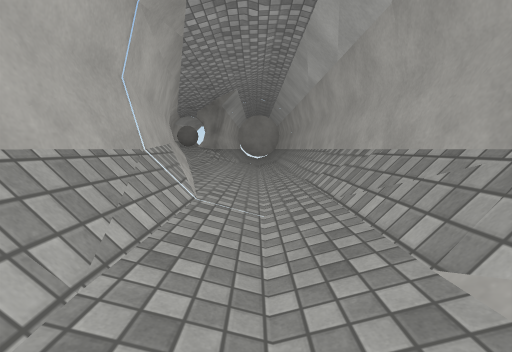
[1] (above)

14 first-person views from a walk through a 3-D level made in the Unity game engine. The camera is 1.2 m above the floor, tilts 6° down and sees 90° across. The floor is counted in squares, 2 m on a side. Each view is taken from the middle of a square. On the plan, view 1 faces up. The plan holds only what a view shows up to about 9 squares ahead; the rest is blank. Surface patterns are stand-ins for the level's own textures.

[2]
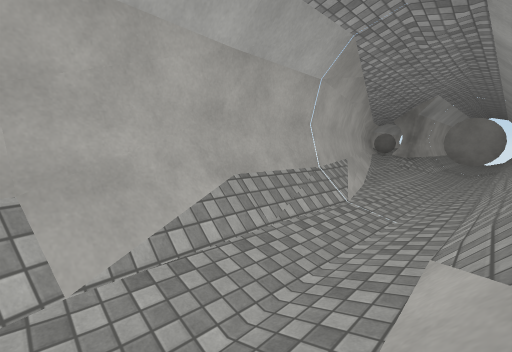

[3]
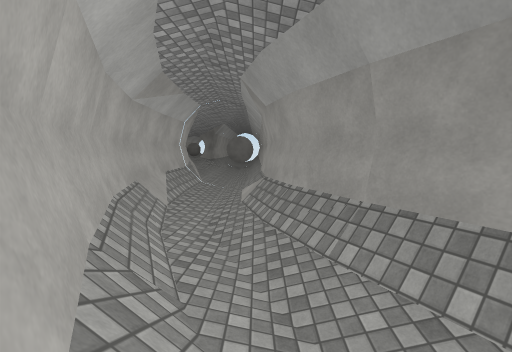

[4]
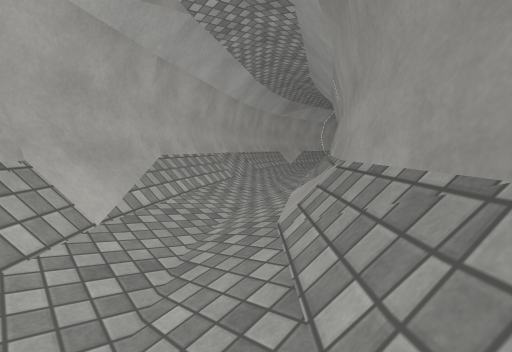

[5]
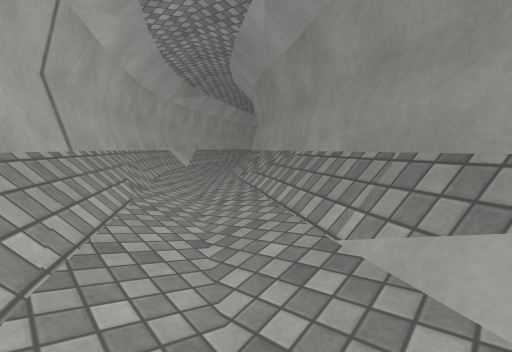

[6]
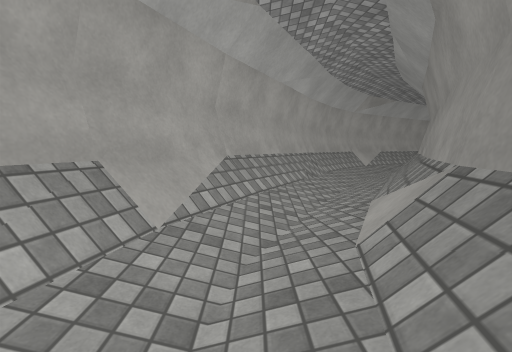

[7]
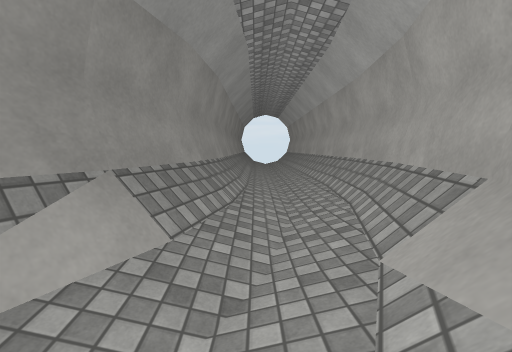

[8]
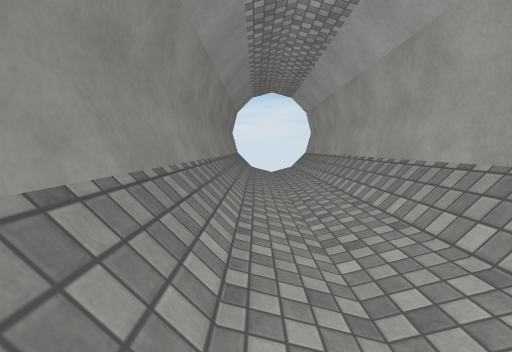

[9]
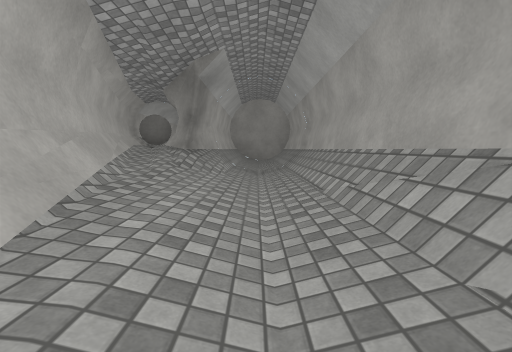

[10]
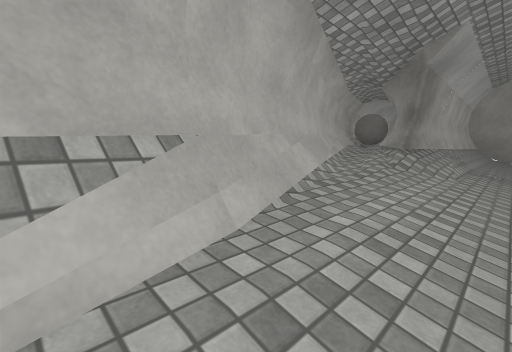

[11]
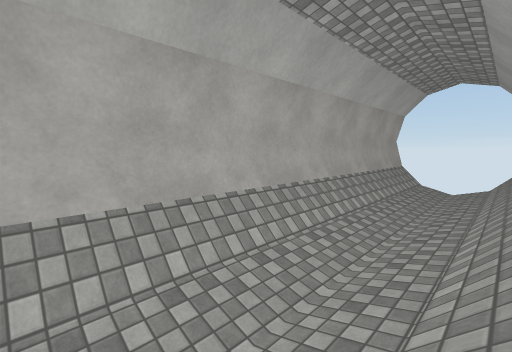

[12]
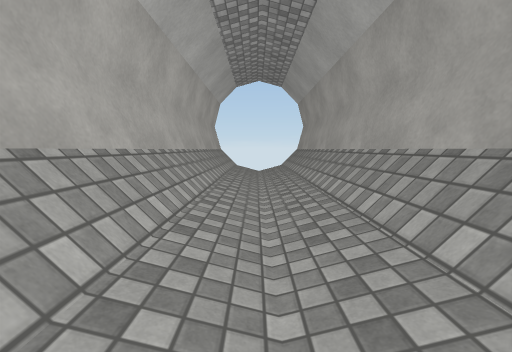

[13]
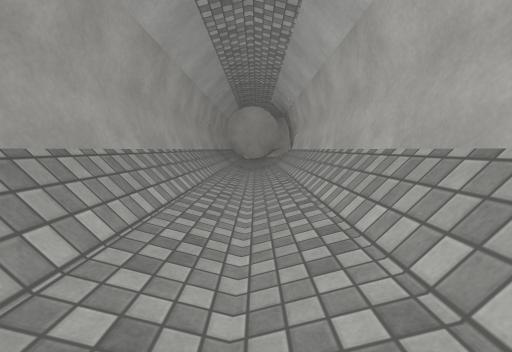

[14]
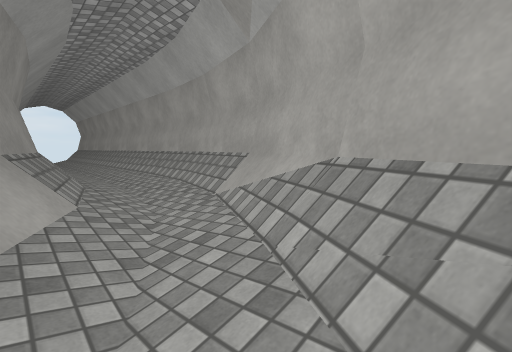

### Floor plan
Key: @ floor where view 1 was taken; # wall or solid block; x gap in a wall; . main floor; : floor 0.5 m higher than the main floor; / step, stairs or slope.
Columns run from 2 left of view 1 to 21 right of it. Each row starts with its distance up from view 1.
 17  x./
 16  #./#
 15  #./#
 14  #./#
 13  #./#
 12  #./#
 11  #./#
 10  #./#
  9 ###/#
  8 ##./#
  7 #/./#
  6 #:./#
  5 #:./#
  4 ##./#
  3  #./#
  2  #./#
  1  #./#
  0  #@/#
 -1  #./#
 -2  #//##
 -3  #/./#
 -4  ##//##
 -5   #/./#
 -6   ##//##
 -7    ##//###
 -8     #////##
 -9     ##//./##
-10       ##///############x
-11        ###/..///////////
-12          ###////////////
-13            ############x

Where each view was taken, in squares from view 1:
view 1: 0 up, 0 right, facing up
view 2: 1 down, 1 right, facing up-left
view 3: 5 down, 1 right, facing up
view 4: 8 down, 5 right, facing up-left
view 5: 11 down, 9 right, facing up-left
view 6: 11 down, 11 right, facing left
view 7: 11 down, 8 right, facing right
view 8: 11 down, 13 right, facing right
view 9: 3 up, 0 right, facing up
view 10: 3 up, 0 right, facing up-left
view 11: 10 up, 1 right, facing up-left
view 12: 10 up, 0 right, facing up
view 13: 17 up, 0 right, facing down
view 14: 10 down, 7 right, facing down-right
